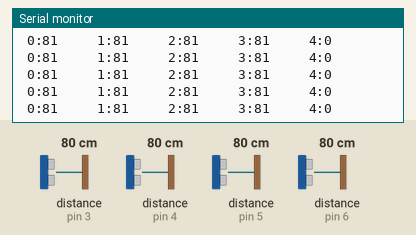
This sketch was run on a simulated Arduino Uno, built with avr-gcc and run on an emulated ATmega328P. Parts: the last lines printed to the serial monitor. The test bench sets the inputs (shaded band); at power-on: distance to the obstacle (sensors on pin 3, pin 4, pin 5, pin 6) 80 cm. The echo pulse lasts 58.3 µs per cm.

Above: at 1.2 s.
1.3 s: distance to the obstacle (sensor on pin 3) set to 2 cm
At 1.42 s:
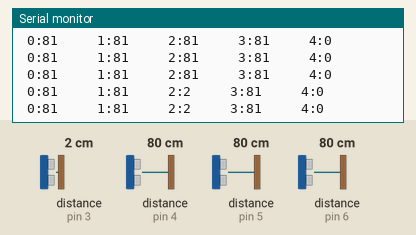
2.8 s: distance to the obstacle (sensor on pin 4) set to 2 cm
At 2.92 s:
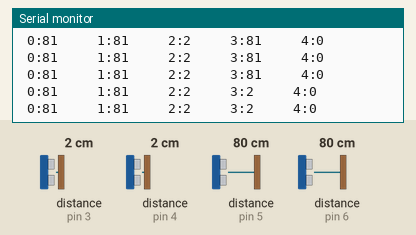
4.3 s: distance to the obstacle (sensor on pin 5) set to 2 cm
At 4.41 s:
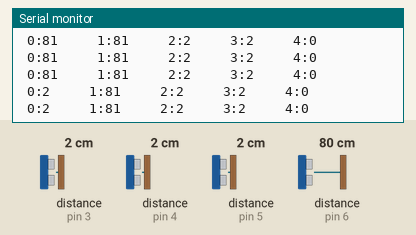
5.8 s: distance to the obstacle (sensor on pin 6) set to 2 cm
At 5.91 s:
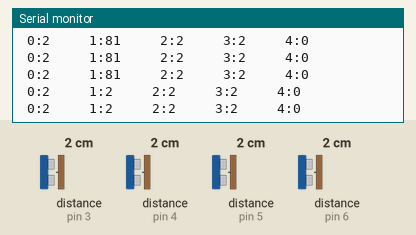
7.3 s: distance to the obstacle (sensor on pin 3) set to 4 cm
At 7.31 s:
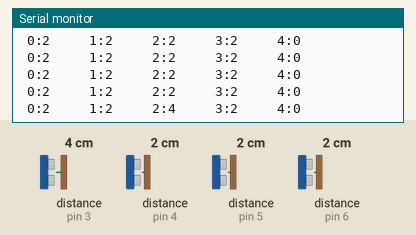
8.8 s: distance to the obstacle (sensor on pin 4) set to 4 cm
At 8.81 s:
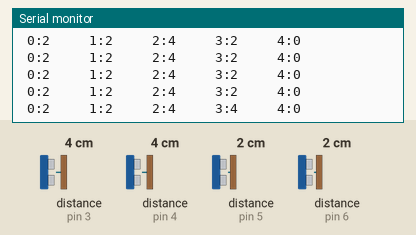
Timing chart, 0 to 11.3 s (numbered marks = the images above; inputs shaded):
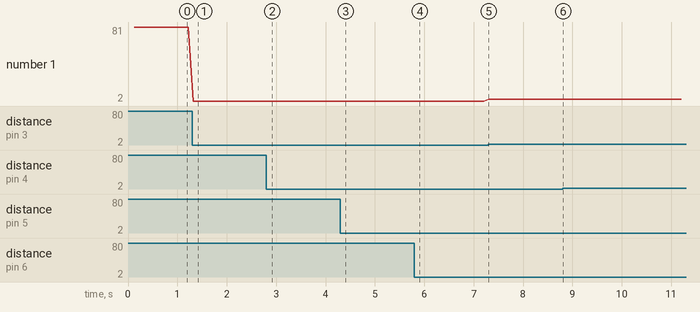

Measured:
- after the input at 1.3 s, the serial monitor: prints a new line at once (image 1)
- after the input at 2.8 s, the serial monitor: prints a new line at once (image 2)
- after the input at 4.3 s, the serial monitor: prints a new line at once (image 3)
- after the input at 5.8 s, the serial monitor: prints a new line at once (image 4)
- after the input at 7.3 s, the serial monitor: prints a new line at once (image 5)
- after the input at 8.8 s, the serial monitor: prints a new line at once (image 6)

The sketch:

main.ino
```cpp
#include "Arduino.h"
#include <NewPing.h>
#include <Wire.h>
#include <SPI.h>
#include <LSM303.h>

LSM303 compass;

volatile boolean process_it;
volatile byte slaveValueReceived, slaveValueSent;
int jj = 0;
int heartbeat = 0;

volatile int a = 400;
int b = 450;
int c = 200;
volatile int currentDevice=0;
// we receive 4 bytes from the master.
// the returned data should be as follows.
// we need to return a 16 bit number so will have to bit shift it

// byte[0] = this is 0 as it was set from previous packet.
// byte[1] = the selected sensor number
// byte[2] = the bit shifted number first 3 bits
// byte[3] = the last 3 bits.

//#####End  SPI Settings

////////////////////////////////////////////////
// Each time a request is made from the master device
// a value from the sensorValue array is returned.
// The sensorValue array is looped through and
// depending on the i2cMode, a different ranges of
// values are returned.
// When a value is received from the master device it changes
// the i2cMode
///////////////////////////////////////////////
unsigned long previousMillis = 0; // will store last time for loop
const long interval = 100;        // time  of loop

// the i2c addess used by both the master and slave device
#define SLAVE_ADDRESS 0x05

// sensor board pinout
// sensor : trigger : Echo
// 1      : 2       : 5
// 2      : 7       : 6
// 3      : 8       : 3
// 4      : 9       : 4

//Sensor 1
#define TRIGGER_PIN_S1 2
#define ECHO_PIN_S1 5 // you  can use a single pin for trigger/echo if the board is a 5v one.
//Sensor 2
#define TRIGGER_PIN_S2 7
#define ECHO_PIN_S2 6
//Sensor 3
#define TRIGGER_PIN_S3 8
#define ECHO_PIN_S3 3
//Sensor 4
#define TRIGGER_PIN_S4 9
#define ECHO_PIN_S4 4

#define MAX_DISTANCE 200 // max distance in cm. same for all

//initialise the sensors
NewPing sonar1(TRIGGER_PIN_S1, ECHO_PIN_S1, MAX_DISTANCE);
NewPing sonar2(TRIGGER_PIN_S2, ECHO_PIN_S2, MAX_DISTANCE);
NewPing sonar3(TRIGGER_PIN_S3, ECHO_PIN_S3, MAX_DISTANCE);
NewPing sonar4(TRIGGER_PIN_S4, ECHO_PIN_S4, MAX_DISTANCE);

// if you change the sonars array change
// this number as well..
// remember it is a zero based array
const int NUMBER_OF_SENSORS = 4;

// create an array of sonar sensors
NewPing sonars[NUMBER_OF_SENSORS] = {
    sonar1,
    sonar2,
    sonar3,
    sonar4};

//not used now
//int returnValueForI2c = 0;

// i2cMode is set by the master device
int i2cMode = 1; // ALL = 1, ULTRASONIC = 2

//initialise the sensors values
//int sensorValues[4]={3,7,13,27};
// fifth one is Mag
int sensorValues[5];

void getMag()
{
  Serial.println("Heading");
  compass.read();
  float heading = compass.heading();
  Serial.println(heading);

  if (heading <= 360)
  {
    sensorValues[4] = int(heading);
    // if (sensorValues[4]+ 20)
  }
}

ISR(SPI_STC_vect)
{
  slaveValueReceived = SPDR;
  switch(SPDR){
               case 0:
               // Serial.print("Current device: 0");
               currentDevice = SPDR;
               break;

               case 1:
               // Serial.print("Current device: 1");
               currentDevice = SPDR;
               break;

               case 2:
              // Serial.print("Current device: 2");
               currentDevice = SPDR;
               break;

               case 3:
               // Serial.print("Current device: 3");
               currentDevice = SPDR;
               break;

               case 4:
               // Serial.print("Current device: 4");
               currentDevice = SPDR;
               break;

               case 5:
               // Serial.print("Current device: 5");
               currentDevice = SPDR;
               break;

               // send back the high bits
               case 200:
               SPDR = sensorValues[currentDevice]   >> 8;
               break;

               // send back the low bits
               case 201:
               SPDR = sensorValues[currentDevice]  & 0xff;
               break;

               case 255: // end of bytes sent in packet.
               //Serial.print("\n ");
               SPDR =0;
               break;

               default:
               Serial.print("    err: ");
               Serial.print(SPDR);
              }
}

void setup()
{
  Serial.begin(115200); // start serial for output

  Wire.begin();

  compass.init();
  compass.enableDefault();

  /*
  https://github.com/pololu/lsm303-arduino
  Calibration values; the default values of +/-32767 for each axis
  lead to an assumed magnetometer bias of 0. Use the Calibrate example
  program to determine appropriate values for your particular unit.
  */
  //compass.m_min = (LSM303::vector<int16_t>){-334, -717, -584};
  //compass.m_max = (LSM303::vector<int16_t>){+556, +211, +344};
  //compass.m_min = (LSM303::vector<int16_t>){-639, -1047, -559};
  //compass.m_max = (LSM303::vector<int16_t>){+706, +439, +662};
  //compass.m_min = (LSM303::vector<int16_t>){-304, -736, -528};
  //compass.m_max = (LSM303::vector<int16_t>){+513, +402, +570};
  ////////
  compass.m_min = (LSM303::vector<int16_t>){-627, -694, -536};
  compass.m_max = (LSM303::vector<int16_t>){+472, +356, +141};

  // min: {  -304,   -862,   -541}    max: {  +513,   +402,   +570
  // min: {  -304,   -736,   -528}    max: {  +562,   +499,   +498
  // min: {  -639,  -1047,   -559}    max: {  +706,   +439,   +662}

  // min: {  -308,   -548,   -536}    max: {  +347,   +102,   -405}
  // min: {  -627,   -694,   -536}    max: {  +472,   +356,   -141}

  // //Spi setup
  pinMode(MISO, OUTPUT);
  // // turn on SPI in slave mode.
  SPCR |= _BV(SPE);
  // // get ready for an interrupt
  process_it = false;
  // // now turn on the interrupts
  SPI.attachInterrupt();

  Serial.println("Ready!");
  pinMode(LED_BUILTIN, OUTPUT);
}

void printValue(int sensorId, int distance)
{
  Serial.print("PingSensor");
  Serial.print(++sensorId);
  Serial.print(": ");
  Serial.print(distance);
  Serial.println("cm");
}

void PrintAllData()
{
  int asize =sizeof(sensorValues) ;
  for (int i = 0; i < 5 ; i++)
  {
    Serial.print(" ");
    Serial.print(i);
    Serial.print(":");
    Serial.print(sensorValues[i]);
    Serial.print("\t\t");
  }
  Serial.print(" \n");
}

void loop()
{
  unsigned long currentMillis = millis();

  if (currentMillis - previousMillis >= interval)
  {
    previousMillis = currentMillis;

    for (int i = 0; i < NUMBER_OF_SENSORS; i++)
    {
     int tempval = sonars[i].ping_cm();

     //only change value if it has changed.
     if (tempval != sensorValues[i])
      {
       // print values to serial
       // printValue(i, tempval);
       // set values
       sensorValues[i] = tempval;
      }
    }
    // Uncomment this to read the compass
    // getMag();
    PrintAllData();
    // Serial.print(" working...");
  }

  // Start of Rem
  if (heartbeat == 0)
   {
    digitalWrite(LED_BUILTIN, HIGH);
    heartbeat = 1;
    // Serial.print("Heatbeat A : ");
    // Serial.print(heartbeat);
    // Serial.print(" \n");
    }
  else
   {
    digitalWrite(LED_BUILTIN, LOW);
    heartbeat = 0;
    // Serial.print("Heatbeat B : ");
    // Serial.print(heartbeat);
    // Serial.print(" \n");
   }
    // Serial.print("Heatbeat : ");
    // Serial.print(heartbeat);
    // Serial.print(" \n");
  // End of Rem

}
```
